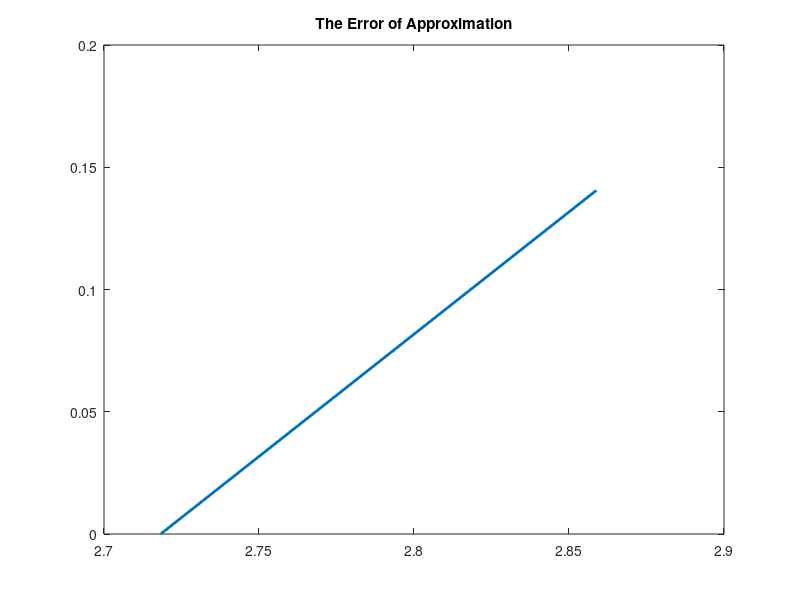

This chart was generated by the following MATLAB code: (Note: this script raises an error after producing the figure.)
%%
% TRAM LE
% 
%  functions
%%

%%
% 2. Plot function y = sinx on interval x[-2pi,2pi] . Plot 1st term, first 3 terms, first 5 terms and first 7 terms
%%
clear all
format long
x= linspace(-2*pi,2*pi);
y= sin(x);
plot(x,y,'--r','lineWidth',2)
title('Combine Plots')

hold on
% only first term
f1= x; 
% First three terms
f3= f1-x.^3/factorial(3)+x.^5/factorial(5); 
% First five terms
f5= f3-x.^7/factorial(7)+x.^9/factorial(9); 
% First seven terms
f7= f5-x.^11/factorial(11)+x.^13/factorial(13); 

plot(x,f1,'--','linewidth',2)
plot(x,f3,':','linewidth',2)
plot(x,f5,'-b','linewidth',2)
plot(x,f7,'-g','linewidth',2)
axis tight;
hold off


%%
% 3. Estimate the derivative of f(x) = e^x at x = 1 and plot error
%%


% f'(x) = [f(x+h) - f(x)]/ h 
%       = [e^(x+h) - e^x]/ h

% f(x) = e^x when x = 1
f = @(x) exp(x);
f(1)

% h = 10^-1, x = 1, f'(1)
derivativeF1 = @(x) (exp(x + .1) - exp(x))/ .1;
derivativeF1(1)

% h = 10^-2, x = 1, f'(1)
derivativeF2 = @(x) (exp(x + .01) - exp(x))/ .01;
derivativeF2(1)

% h = 10^-3, x = 1, f'(1)
derivativeF3 = @(x) (exp(x + .001) - exp(x))/ .001;
derivativeF3(1)

% h = 10^-4, x = 1, f'(1)
derivativeF4 = @(x) (exp(x + .0001) - exp(x))/ .0001;
derivativeF4(1)

% h = 10^-5, x = 1, f'(1)
derivativeF5 = @(x) (exp(x + .00001) - exp(x))/ .00001;
derivativeF5(1)

% h = 10^-6, x = 1, f'(1)
derivativeF6 = @(x) (exp(x + .000001) - exp(x))/ .000001;
derivativeF6(1)

% h = 10^-7, x = 1, f'(1)
derivativeF7 = @(x) (exp(x + .0000001) - exp(x))/ .0000001;
derivativeF7(1)

% h = 10^-8, x = 1, f'(1)
derivativeF8 = @(x) (exp(x + .00000001) - exp(x))/ .00000001;
derivativeF8(1)

%--------------------------------------------------------------------------
% Calculate error when x = 1
% E(h) = | f'(x) - [(f(x+h) - f(x))/h] |
%  *    = | e^x - [(e^(x+h) - e^x) / h] |
%      = | e^x - [e^x(e^h - 1) / h] |
%      = | e^x (1 - (e^h - 1)h^-1) |

% h = 10^-1, x = 1, E(10^-1)
E1 = @(x) abs(f(x) - derivativeF1(x));
E1(1)

% h = 10^-2, x = 1, E(10^-2)
E2 = @(x) abs(f(x) - derivativeF2(x));
E2(1)

% h = 10^-3, x = 1, E(10^-3)
E3 = @(x) abs(f(x) - derivativeF3(x));
E3(1)

% h = 10^-4, x = 1, E(10^-4)
E4 = @(x) abs(f(x) - derivativeF4(x));
E4(1)  % 1.35..*e^-04 = 0.000135..

% h = 10^-5, x = 1, E(10^-5)
E5 = @(x) abs(f(x) - derivativeF5(x));
E5(1) % 1.35..*e^-05 = 0.0000135..

% h = 10^-6, x = 1, E(10^-6)
E6 = @(x) abs(f(x) - derivativeF6(x));
E6(1) % 1.35..*e^-06 = 0.00000135..

% h = 10^-7, x = 1, E(10^-7)
E7 = @(x) abs(f(x) - derivativeF7(x));
E7(1) 

% h = 10^-8, x = 1, E(10^-8)
E8 = @(x) abs(f(x) - derivativeF8(x));
E8(1) 

%--------------------------------------------------------------------------
% Plot the error
% x-axis is h and y-axis is error
x = [derivativeF1(1) derivativeF2(1) derivativeF3(1) derivativeF4(1)... 
    derivativeF5(1) derivativeF6(1) derivativeF7(1) derivativeF8(1)];
y = [E1(1) E2(1) E3(1) E4(1) E5(1) E6(1) E7(1) E8(1)];

plot(x,y,'LineWidth',2)
title('The Error of Approximation')
%%

%%
% 1. Write a function z take x,y as real number where z = 1 when |x-y| <= 2 and z = 0 when |x-y| > 2. Write a function A take n where n is positive integer, A is nxn matrix, A(i,j) = z(i,j). Print out 10 by 10 matrix


%%


% a.
% test when z = 0
myabs(3,6)
% test when z = 1
myabs(1,3)
% b. test matrix 4x4
mymatrix(4)
% c. test matrix 10x10
mymatrix(10)

function z = myabs(x,y)
if (abs(x-y) <= 2)
    z = 1;
else
    z = 0;
end % end if
end % end function


% b. c. 

function A = mymatrix(n)
A = zeros(n,n);
for i = 1:n
    for j = 1:n
        A(i,j) = myabs(i,j);
    end
end
end


